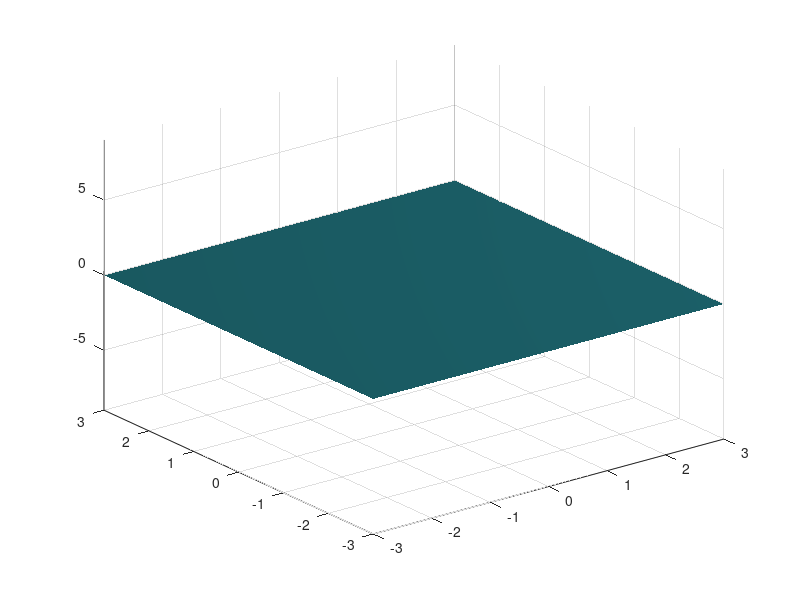

This chart was generated by the following MATLAB code:
%% |gif| documentation
% The |gif| function is the simplest way to make gifs. Simply call
% 
%   gif('myfile.gif') 
% 
% to first the first frame, and then call 
% 
%   gif
% 
% to write each subsequent frame. That's it. 
% 
% <CDT_Contents.html Back to Climate Data Tools Contents>.
%% Syntax
% 
%  gif('filename.gif') 
%  gif(...,'DelayTime',DelayTimeValue,...) 
%  gif(...,'LoopCount',LoopCountValue,...) 
%  gif(...,'frame',handle,...) 
%  gif(...,'resolution',res)
%  gif(...,'nodither') 
%  gif(...,'overwrite',true)
%  gif 
%  gif('clear') 
% 
%% Description 
% 
% |gif('filename.gif')| writes the first frame of a new gif file by the name |filename.gif|. 
% 
% |gif(...,'DelayTime',DelayTimeValue,...)| specifies a the delay time in seconds between
% frames. Default delay time is |1/15|. 
% 
% |gif(...,'LoopCount',LoopCountValue,...)| specifies the number of times the gif animation 
% will play. Default loop count is |Inf|. 
% 
% |gif(...,'frame',handle,...)| uses the frame of the given figure or set of axes. The default 
% frame handle is |gca|, meaning the current axes. To turn an entire figure window into a gif, 
% use |'frame',gcf| to use the current figure. 
% 
% |gif(...,'resolution',res)| specifies the resolution (in dpi) of each frame. This option
% requires <https://www.mathworks.com/matlabcentral/fileexchange/23629 |export_fig|>.
% 
% |gif(...,'nodither')| maps each color in the original image to the closest color in the new 
% without dithering. Dithering is performed by default to achieve better color resolution, 
% albeit at the expense of spatial resolution.
% 
% |gif(...,'overwrite',true)| bypasses a dialoge box that would otherwise verify 
% that you want to overwrite an existing file by the specified name. 
%
% |gif| adds a frame to the current gif file. 
% 
% |gif('clear')| clears the persistent variables associated with the most recent gif. 
% 
%% Example 
% Consider this sample surface that changes over time: 

% Some sample data: 
t = sin(linspace(0,2*pi,30)); 
[X,Y,Z] = peaks(500); 

% Plot the first frame: 
h = surf(X,Y,Z*t(1)); 
shading interp
axis([-3 3 -3 3 -9 9])

% Make it fancy: 
camlight
set(gca,'color','k') 
set(gcf,'color','k') 
caxis([min(Z(:)) max(Z(:))])

%% Write the first frame: 
% When your plot looks the way you want the first frame of the gif to look, create a new gif file
% and write the first frame like this: 
% 
%  gif('myfile.gif') 
% 
% If you want to specify certain options, include them the first time you call |gif|. For example, 
% if you want a 1/24 second delay between each frame, you want the loop to run five times, and you 
% want to use the entire figure window rather than the current axes, specifying all those options
% would look like this: 
% 
%  gif('myfile.gif','DelayTime',1/24,'LoopCount',5,'frame',gcf)
%  
% Or, if you want a high-resolution gif that uses |export_fig|, specify a resolution
% in units of dpi. This option is slower and creates larger files, but in some cases
% the difference in image quality may be significant. Here's how you might specify 400 dpi: 
% 
% gif('myfile.gif','DelayTime',1/24,'frame',gcf,'resolution',400)
%
%% Write the rest of the frames 
% After the first frame has been written, write each subsequent frame simply by calling |gif| without
% any options. Here we loop through the remaining 29 frames:
% 
%  for k = 2:29
%     set(h,'Zdata',Z*t(k))
%     gif
%  end
% 
%% 
% And that's it. Here's what the final product looks like using the default
% resolution: 
% 
% <<myfile.gif>>

%% View the gif in Matlab 
% Did you know you can view gifs in Matlab? Here's how: 
% 
%  web('myfile.gif') 

%% Speeding up animation creation 
% You'll notice that in the loop above, we only changed the bare minimum number of things in the plot. 
% We did not clear the plot and regenerate the plot each time through the loop, because the more things
% you do, and the more things you plot, the longer it takes for each iteration. As with any loop, try to 
% minimize the number of operations inside the loop. 
% 
%% Author Info
% This function and supporting documentation were written by <http://www.chadagreene.com Chad A. Greene> 
% of the University of Texas Institute for Geophysics (UTIG), June 2017. 
